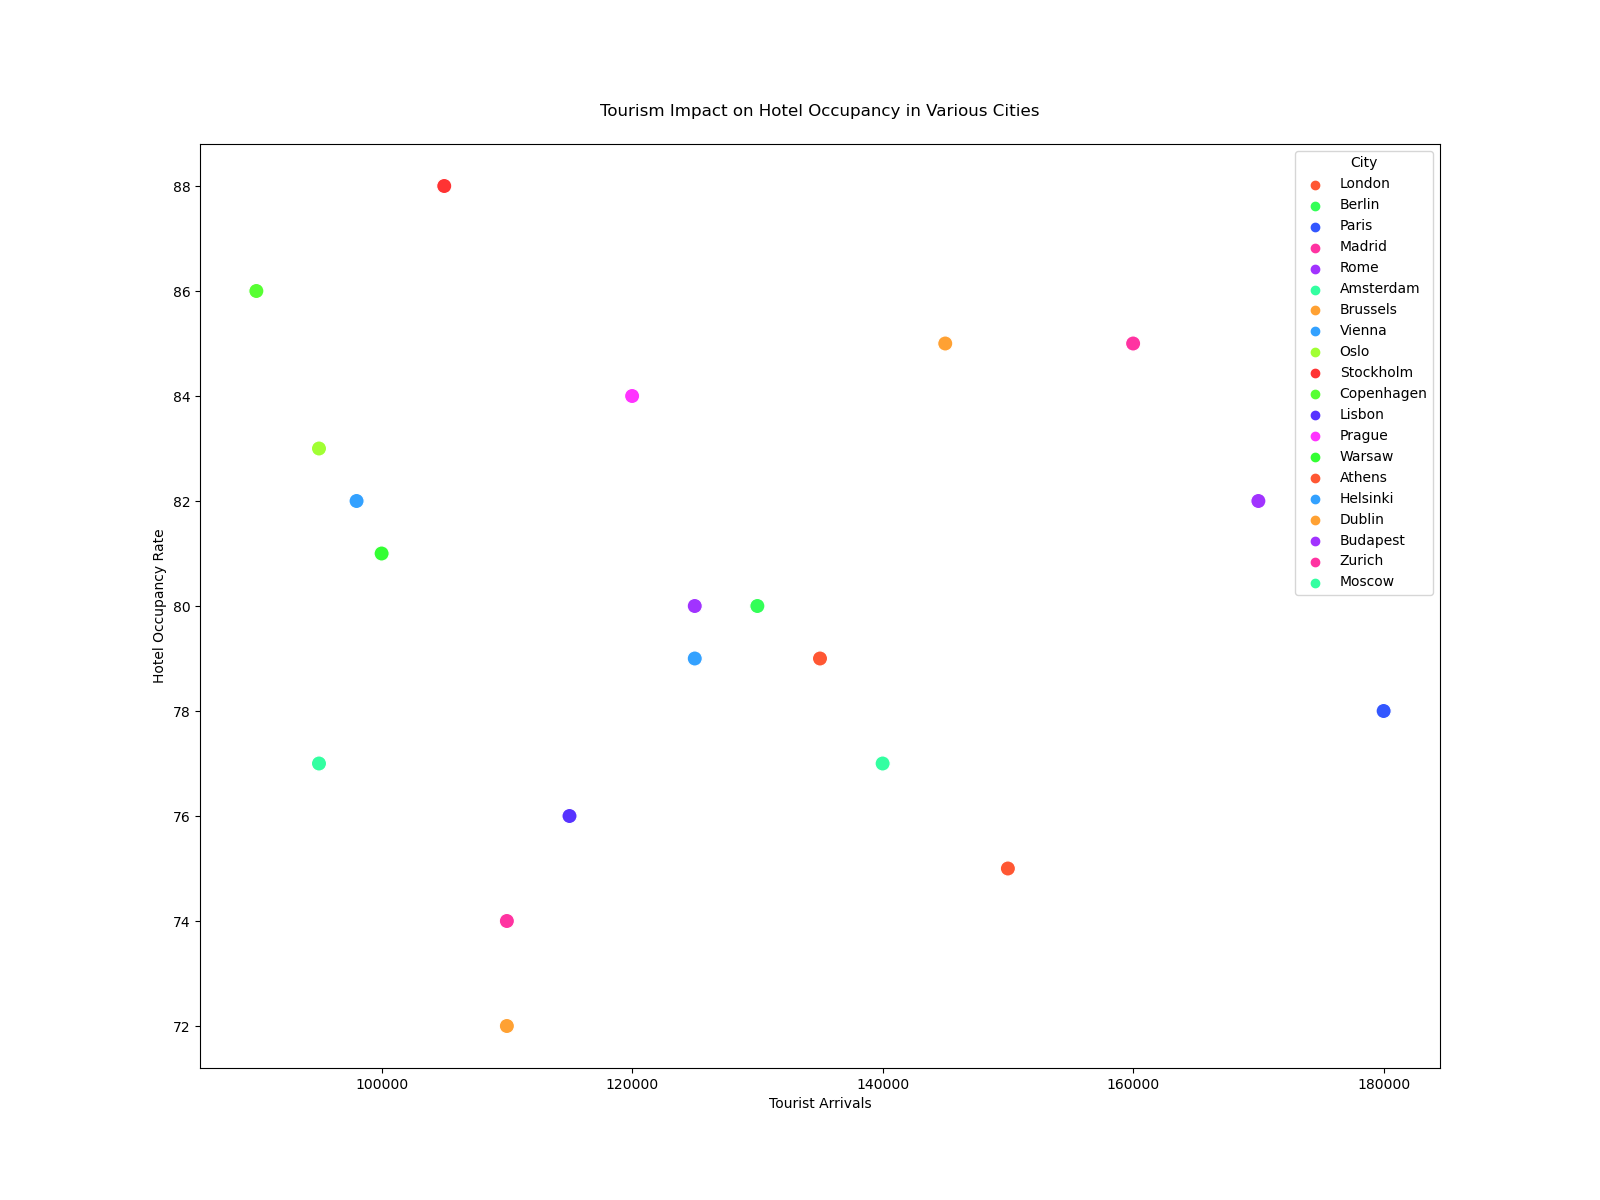

Write Python code to recreate this figure.

import seaborn as sns
import pandas as pd
import matplotlib.pyplot as plt

data = {
    'City': [
        'London', 'Berlin', 'Paris', 'Madrid', 'Rome', 'Amsterdam',
        'Brussels', 'Vienna', 'Oslo', 'Stockholm', 'Copenhagen', 'Lisbon',
        'Prague', 'Warsaw', 'Athens', 'Helsinki', 'Dublin', 'Budapest',
        'Zurich', 'Moscow'
    ],
    'Tourist Arrivals': [
        150000, 130000, 180000, 160000, 170000, 140000,
        110000, 125000, 95000, 105000, 90000, 115000,
        120000, 100000, 135000, 98000, 145000, 125000,
        110000, 95000
    ],
    'Hotel Occupancy Rate': [
        75, 80, 78, 85, 82, 77,
        72, 79, 83, 88, 86, 76,
        84, 81, 79, 82, 85, 80,
        74, 77
    ]
}

df = pd.DataFrame(data)

plt.figure(figsize=(16, 12))

sns.scatterplot(
    x='Tourist Arrivals', y='Hotel Occupancy Rate',
    hue='City', palette=[
        '#FF5733', '#33FF57', '#3357FF', '#FF33A1', '#A133FF',
        '#33FFA1', '#FFA133', '#33A1FF', '#A1FF33', '#FF3333',
        '#57FF33', '#5733FF', '#FF33FF', '#33FF33', '#FF5733',
        '#33A1FF', '#FFA133', '#A133FF', '#FF33A1', '#33FFA1'
    ],
    data=df,
    s=120
)

plt.xlabel('Tourist Arrivals')
plt.ylabel('Hotel Occupancy Rate')
plt.title('Tourism Impact on Hotel Occupancy in Various Cities', pad=20)
plt.show()
